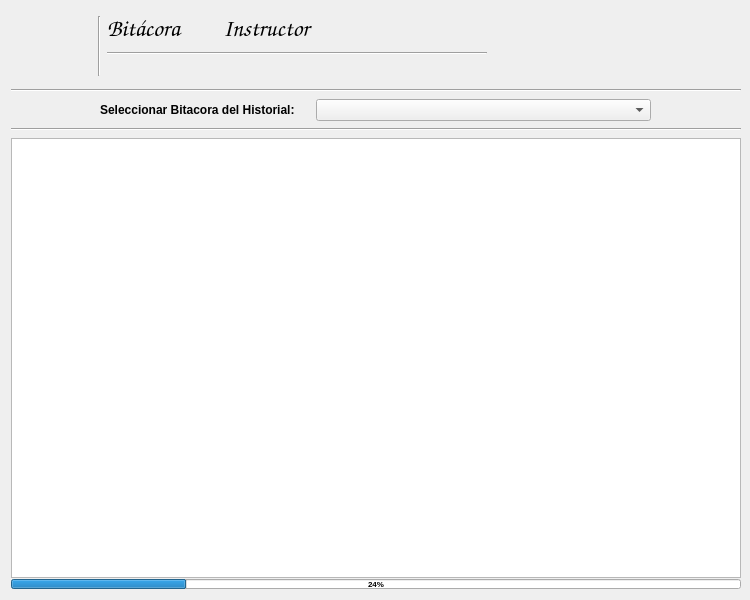
<?xml version="1.0" encoding="UTF-8"?>
<ui version="4.0">
 <class>BitacoraI</class>
 <widget class="QDialog" name="BitacoraI">
  <property name="geometry">
   <rect>
    <x>0</x>
    <y>0</y>
    <width>750</width>
    <height>600</height>
   </rect>
  </property>
  <property name="minimumSize">
   <size>
    <width>750</width>
    <height>600</height>
   </size>
  </property>
  <property name="maximumSize">
   <size>
    <width>750</width>
    <height>600</height>
   </size>
  </property>
  <property name="font">
   <font>
    <pointsize>4</pointsize>
    <weight>75</weight>
    <bold>true</bold>
   </font>
  </property>
  <property name="windowTitle">
   <string>Dialog</string>
  </property>
  <layout class="QGridLayout" name="gridLayout">
   <item row="0" column="0">
    <layout class="QVBoxLayout" name="verticalLayout_2">
     <item>
      <layout class="QHBoxLayout" name="horizontalLayout_4">
       <item>
        <widget class="QLabel" name="label">
         <property name="minimumSize">
          <size>
           <width>81</width>
           <height>71</height>
          </size>
         </property>
         <property name="maximumSize">
          <size>
           <width>81</width>
           <height>71</height>
          </size>
         </property>
         <property name="text">
          <string/>
         </property>
         <property name="pixmap">
          <pixmap resource="../sthie.qrc">:/resources/bitacora.png</pixmap>
         </property>
        </widget>
       </item>
       <item>
        <widget class="Line" name="line_3">
         <property name="minimumSize">
          <size>
           <width>3</width>
           <height>60</height>
          </size>
         </property>
         <property name="maximumSize">
          <size>
           <width>3</width>
           <height>60</height>
          </size>
         </property>
         <property name="orientation">
          <enum>Qt::Vertical</enum>
         </property>
        </widget>
       </item>
       <item>
        <layout class="QVBoxLayout" name="verticalLayout">
         <item>
          <layout class="QHBoxLayout" name="horizontalLayout_2">
           <item>
            <widget class="QLabel" name="label_2">
             <property name="minimumSize">
              <size>
               <width>100</width>
               <height>35</height>
              </size>
             </property>
             <property name="maximumSize">
              <size>
               <width>100</width>
               <height>35</height>
              </size>
             </property>
             <property name="font">
              <font>
               <family>Comic Sans MS</family>
               <pointsize>18</pointsize>
               <weight>75</weight>
               <italic>true</italic>
               <bold>true</bold>
              </font>
             </property>
             <property name="text">
              <string>Bitácora</string>
             </property>
            </widget>
           </item>
           <item>
            <spacer name="horizontalSpacer_4">
             <property name="orientation">
              <enum>Qt::Horizontal</enum>
             </property>
             <property name="sizeType">
              <enum>QSizePolicy::Fixed</enum>
             </property>
             <property name="sizeHint" stdset="0">
              <size>
               <width>10</width>
               <height>20</height>
              </size>
             </property>
            </spacer>
           </item>
           <item>
            <widget class="QLabel" name="le_sys">
             <property name="minimumSize">
              <size>
               <width>150</width>
               <height>35</height>
              </size>
             </property>
             <property name="maximumSize">
              <size>
               <width>150</width>
               <height>35</height>
              </size>
             </property>
             <property name="font">
              <font>
               <family>Comic Sans MS</family>
               <pointsize>18</pointsize>
               <weight>75</weight>
               <italic>true</italic>
               <bold>true</bold>
              </font>
             </property>
             <property name="text">
              <string>Instructor</string>
             </property>
            </widget>
           </item>
           <item>
            <spacer name="horizontalSpacer_5">
             <property name="orientation">
              <enum>Qt::Horizontal</enum>
             </property>
             <property name="sizeHint" stdset="0">
              <size>
               <width>98</width>
               <height>20</height>
              </size>
             </property>
            </spacer>
           </item>
          </layout>
         </item>
         <item>
          <widget class="Line" name="line">
           <property name="minimumSize">
            <size>
             <width>380</width>
             <height>2</height>
            </size>
           </property>
           <property name="maximumSize">
            <size>
             <width>380</width>
             <height>2</height>
            </size>
           </property>
           <property name="orientation">
            <enum>Qt::Horizontal</enum>
           </property>
          </widget>
         </item>
         <item>
          <layout class="QHBoxLayout" name="horizontalLayout">
           <item>
            <widget class="QLabel" name="le_user">
             <property name="minimumSize">
              <size>
               <width>300</width>
               <height>16</height>
              </size>
             </property>
             <property name="maximumSize">
              <size>
               <width>300</width>
               <height>16</height>
              </size>
             </property>
             <property name="font">
              <font>
               <family>Arial</family>
               <pointsize>10</pointsize>
               <weight>50</weight>
               <italic>true</italic>
               <bold>false</bold>
              </font>
             </property>
             <property name="text">
              <string/>
             </property>
            </widget>
           </item>
           <item>
            <spacer name="horizontalSpacer_6">
             <property name="orientation">
              <enum>Qt::Horizontal</enum>
             </property>
             <property name="sizeHint" stdset="0">
              <size>
               <width>68</width>
               <height>20</height>
              </size>
             </property>
            </spacer>
           </item>
          </layout>
         </item>
        </layout>
       </item>
       <item>
        <spacer name="horizontalSpacer">
         <property name="orientation">
          <enum>Qt::Horizontal</enum>
         </property>
         <property name="sizeHint" stdset="0">
          <size>
           <width>98</width>
           <height>20</height>
          </size>
         </property>
        </spacer>
       </item>
      </layout>
     </item>
     <item>
      <widget class="Line" name="line_2">
       <property name="minimumSize">
        <size>
         <width>730</width>
         <height>5</height>
        </size>
       </property>
       <property name="maximumSize">
        <size>
         <width>720</width>
         <height>15</height>
        </size>
       </property>
       <property name="orientation">
        <enum>Qt::Horizontal</enum>
       </property>
      </widget>
     </item>
     <item>
      <layout class="QHBoxLayout" name="horizontalLayout_3">
       <item>
        <spacer name="horizontalSpacer_2">
         <property name="orientation">
          <enum>Qt::Horizontal</enum>
         </property>
         <property name="sizeHint" stdset="0">
          <size>
           <width>18</width>
           <height>20</height>
          </size>
         </property>
        </spacer>
       </item>
       <item>
        <widget class="QLabel" name="label_4">
         <property name="minimumSize">
          <size>
           <width>210</width>
           <height>16</height>
          </size>
         </property>
         <property name="maximumSize">
          <size>
           <width>210</width>
           <height>16</height>
          </size>
         </property>
         <property name="font">
          <font>
           <pointsize>9</pointsize>
           <weight>75</weight>
           <bold>true</bold>
          </font>
         </property>
         <property name="text">
          <string>Seleccionar Bitacora del Historial:</string>
         </property>
        </widget>
       </item>
       <item>
        <widget class="QComboBox" name="cb_historial">
         <property name="minimumSize">
          <size>
           <width>335</width>
           <height>22</height>
          </size>
         </property>
         <property name="maximumSize">
          <size>
           <width>335</width>
           <height>22</height>
          </size>
         </property>
         <property name="font">
          <font>
           <pointsize>8</pointsize>
           <weight>50</weight>
           <bold>false</bold>
          </font>
         </property>
        </widget>
       </item>
       <item>
        <spacer name="horizontalSpacer_3">
         <property name="orientation">
          <enum>Qt::Horizontal</enum>
         </property>
         <property name="sizeHint" stdset="0">
          <size>
           <width>18</width>
           <height>20</height>
          </size>
         </property>
        </spacer>
       </item>
      </layout>
     </item>
     <item>
      <widget class="Line" name="line_4">
       <property name="minimumSize">
        <size>
         <width>730</width>
         <height>5</height>
        </size>
       </property>
       <property name="maximumSize">
        <size>
         <width>720</width>
         <height>15</height>
        </size>
       </property>
       <property name="orientation">
        <enum>Qt::Horizontal</enum>
       </property>
      </widget>
     </item>
     <item>
      <widget class="QTableWidget" name="table">
       <property name="minimumSize">
        <size>
         <width>730</width>
         <height>440</height>
        </size>
       </property>
       <property name="maximumSize">
        <size>
         <width>730</width>
         <height>440</height>
        </size>
       </property>
      </widget>
     </item>
     <item>
      <widget class="QProgressBar" name="pgrBar">
       <property name="minimumSize">
        <size>
         <width>730</width>
         <height>10</height>
        </size>
       </property>
       <property name="maximumSize">
        <size>
         <width>730</width>
         <height>10</height>
        </size>
       </property>
       <property name="font">
        <font>
         <pointsize>6</pointsize>
         <weight>75</weight>
         <bold>true</bold>
        </font>
       </property>
       <property name="value">
        <number>24</number>
       </property>
       <property name="alignment">
        <set>Qt::AlignCenter</set>
       </property>
       <property name="textVisible">
        <bool>true</bool>
       </property>
       <property name="textDirection">
        <enum>QProgressBar::TopToBottom</enum>
       </property>
       <property name="format">
        <string>%p%</string>
       </property>
      </widget>
     </item>
    </layout>
   </item>
  </layout>
 </widget>
 <resources>
  <include location="../sthie.qrc"/>
 </resources>
 <connections/>
</ui>
